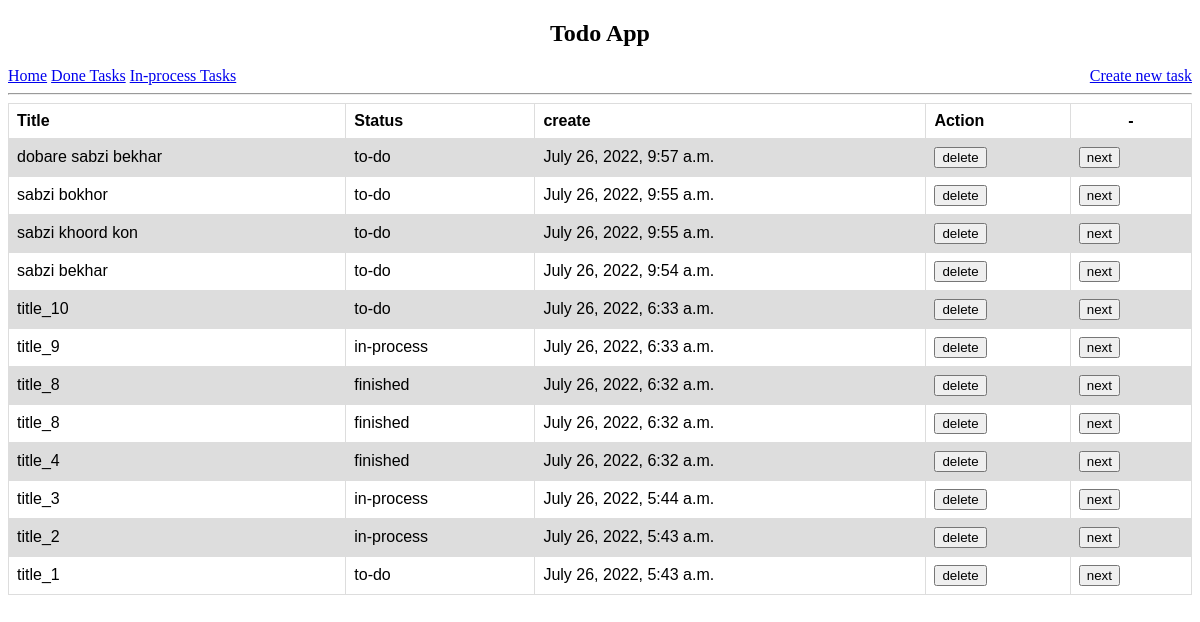
The app's page /task-list/, older data.
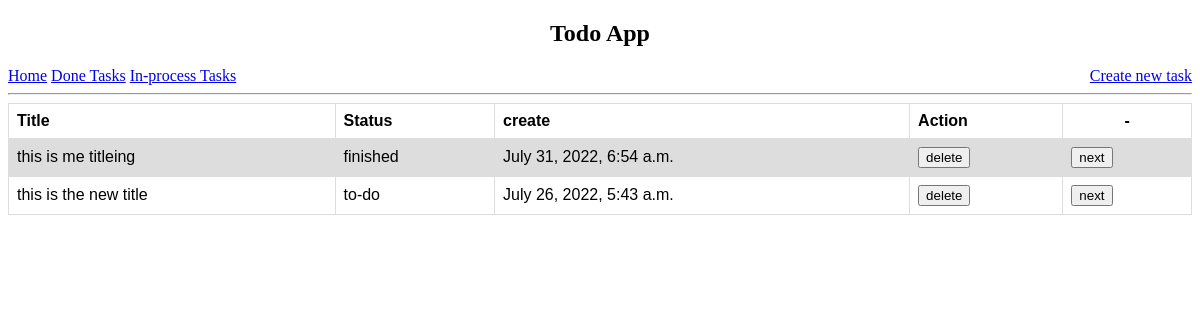
The same page, newer data.
### todo_app/models.py (models this page shows, shortened)
class TaskModel(models.Model):
	STATUS_CHOICES = (
		('td', 'to-do'),
		('ip', 'in-process'),
		('f', 'finished'),
	)
	title = models.CharField(max_length=64)
	status = models.CharField(max_length=2, choices=STATUS_CHOICES, default='td')
	create = models.DateTimeField(auto_now_add=True)
	modified = models.DateTimeField(auto_now=True)
	class Meta:
		ordering = ['-create', ]

### todo_app/views.py (the view)
# urls.py: path('task-list/', views.task_list, name='list'),
def task_list(request, status=None):
	if status == 'done':
		obj_list = TaskModel.objects.filter(status='f')
	elif status == 'in-process':
		obj_list = TaskModel.objects.filter(status='ip')
	else:
		obj_list = TaskModel.objects.all()
	return render(request, 'todo_app/task_list.html', {'obj_list': obj_list})

### todo_app/templates/todo_app/task_list.html (shortened to what this page needs)
<!DOCTYPE html>
<html>
<head>
</head>
<body>
<h2 style="text-align: center;">Todo App</h2>
<a href="{% url 'list' %}">Home</a>
<a href="{% url 'list_with_param' 'done' %}">Done Tasks</a>
<a href="{% url 'list_with_param' 'in-process' %}">In-process Tasks</a>
<a href="{% url 'create' %}" style="float: right;">
  Create new task
</a>
<hr>
<table>
  <tr>
    <th>Title</th>
    <th>Status</th>
    <th>create</th>
    <th>Action</th>
    <th style="text-align: center;">-</th>
  </tr>
  {% for task_obj in obj_list %}
  	  <tr>
	    <td>{{ task_obj.title }}</td>
	    <td>{{ task_obj.get_status_display }}</td>
	    <td>{{ task_obj.create }}</td>
      <td>
        <a href="{% url 'delete' task_obj.id %}">
          <button>delete</button>
        </a>
      </td>
      <td>
        <a href="{% url 'next' task_obj.id %}">
          <button>next</button>
        </a>
      </td>
	  </tr>
  {% endfor %}
</table>
</body>
</html>

### todo_app/templates/todo_app/task_list.html (style rules this page uses)
table { font-family: arial, sans-serif; border-collapse: collapse; width: 100%; }
td, th { border: 1px solid #dddddd; text-align: left; padding: 8px; }
tr:nth-child(even) { background-color: #dddddd; }

Row changes from the older to the newer data that the page shows:
removed TaskModel: title "dobare sabzi bekhar", status "to-do", create "July 26, 2022, 9:57 a.m."
removed TaskModel: title "sabzi bokhor", status "to-do", create "July 26, 2022, 9:55 a.m."
removed TaskModel: title "sabzi khoord kon", status "to-do", create "July 26, 2022, 9:55 a.m."
removed TaskModel: title "sabzi bekhar", status "to-do", create "July 26, 2022, 9:54 a.m."
removed TaskModel: title "title_10", status "to-do", create "July 26, 2022, 6:33 a.m."
removed TaskModel: title "title_9", status "in-process", create "July 26, 2022, 6:33 a.m."
removed TaskModel: title "title_8", status "finished", create "July 26, 2022, 6:32 a.m."
removed TaskModel: title "title_8", status "finished", create "July 26, 2022, 6:32 a.m."
removed TaskModel: title "title_4", status "finished", create "July 26, 2022, 6:32 a.m."
removed TaskModel: title "title_3", status "in-process", create "July 26, 2022, 5:44 a.m."
removed TaskModel: title "title_2", status "in-process", create "July 26, 2022, 5:43 a.m."
added TaskModel: title "this is me titleing", status "finished", create "July 31, 2022, 6:54 a.m."
changed TaskModel "to-do": title "title_1" → "this is the new title"
